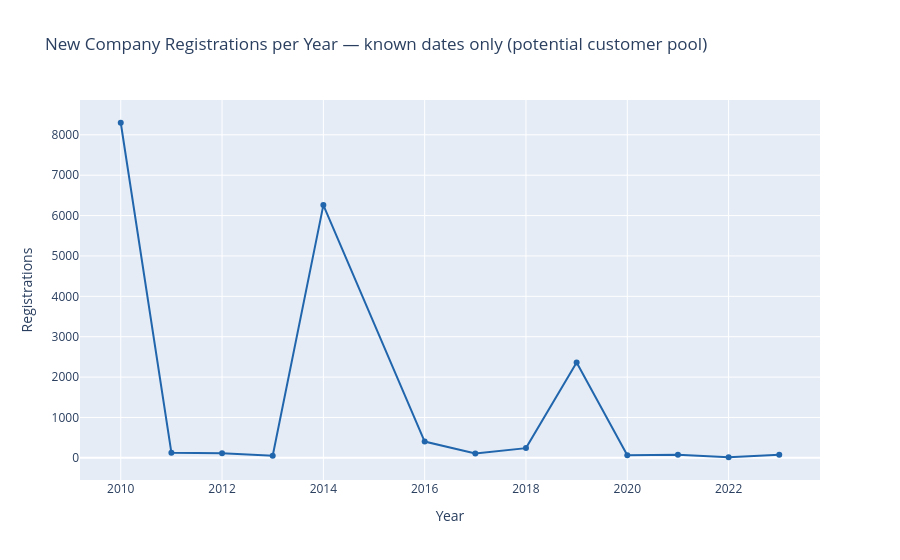

Notebook code for this chart:
### Code cell
# ── 4.7  Registration trend over time ────────────────────────────────────────
# Only companies with a known registration_date are plotted here.
# Imputed records are excluded from this chart (their date is unknown by definition).
reg_trend = (
    df[~df['age_imputed']]
      .dropna(subset=['registration_date'])
      .assign(year=lambda x: x['registration_date'].dt.year)
      .query('2000 <= year <= 2024')
      .groupby('year')
      .size()
      .reset_index(name='registrations')
)

fig = px.line(
    reg_trend,
    x='year', y='registrations',
    title='New Company Registrations per Year — known dates only (potential customer pool)',
    markers=True,
    labels={'year': 'Year', 'registrations': 'Registrations'}
)
fig.update_traces(line_color='#2166ac')
fig.show()

### Figure 1 — Plotly figure (JSON) as saved in the notebook; plotly's stock layout.template omitted (floating-point values rounded to 4 significant figures)
{"data": [{"hovertemplate": "Year=%{x}<br>Registrations=%{y}<extra></extra>", "legendgroup": "", "line": {"color": "#2166ac", "dash": "solid"}, "marker": {"symbol": "circle"}, "mode": "markers+lines", "name": "", "orientation": "v", "showlegend": false, "type": "scatter", "x": [2010, 2011, 2012, 2013, 2014, 2016, 2017, 2018, 2019, 2020, 2021, 2022, 2023], "xaxis": "x", "y": [8299, 129, 111, 51, 6260, 404, 108, 241, 2360, 65, 74, 15, 75], "yaxis": "y"}], "layout": {"legend": {"tracegroupgap": 0}, "title": {"text": "New Company Registrations per Year — known dates only (potential customer pool)"}, "xaxis": {"anchor": "y", "domain": [0, 1], "title": {"text": "Year"}}, "yaxis": {"anchor": "x", "domain": [0, 1], "title": {"text": "Registrations"}}}}
